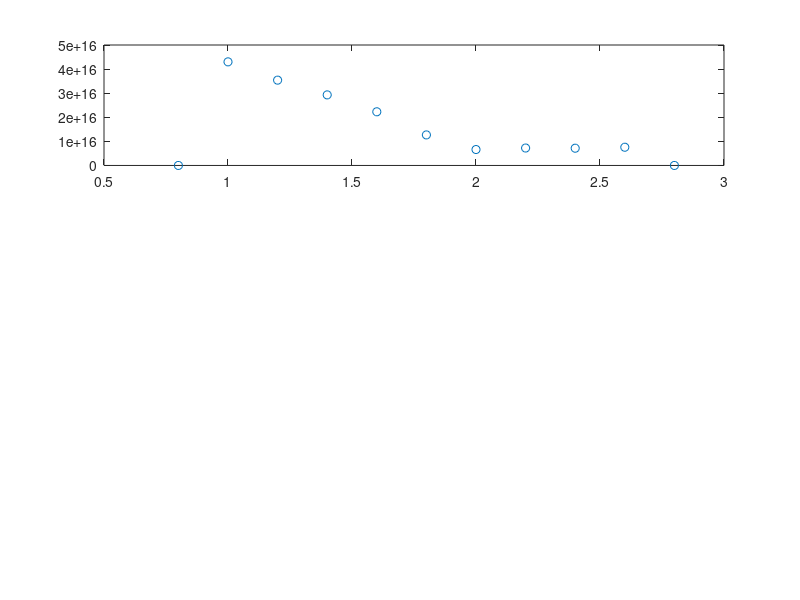

MATLAB code for this plot: (Note: this script raises an error after producing the figure.)
clc; clear; %close all;

% EnergyLevel = [(1:0.2:2.6)'];
% Endurance = [...
%     1.41338E17,	1.70996E17,	1.91553E17,	2.04146E17,	2.39732E17,	6.03692E17, 6.03692E17;	...
%     5.52022E16,	1.50239E17,	2.05605E17,	2.10097E17,	3.26124E17,	4.34857E17,	6.03692E17;...
%     6.08087E15,	4.99264E16,	1.81922E17,	2.23319E17,	3.7046E17,	4.85196E17,	7.06661E17;...
%     6.62435E15,	3.20673E16,	8.56752E16,	1.84213E17,	2.97605E17,	4.03484E17,	6.92798E17;...
%     6.86292E15,	3.02003E16,	4.69993E16,	1.28193E17,	2.67677E17,	3.62188E17,	5.64537E17;...
%     1.00726E16,	2.95576E16,	4.52843E16,	7.73745E16,	2.67097E17,	3.38468E17,	4.9108E17;...
%     1.32434E16,	2.69015E16,	3.68427E16,	5.40013E16,	2.53028E17,	3.64063E17,	4.35422E17;...
%     1.50793E16,	2.5412E16,	2.43179E16,	3.89486E16,	1.32202E17,	3.13714E17,	5.09292E17;...
%     1.27449E16,	2.23037E16,	2.20008E16,	2.93018E16,	4.62785E16,	1.77785E17,	2.57449E17;];

% EnergyLevel = [0.3; (1:0.2:2.6)'];
EnergyLevel = [.8; (1:0.2:2.6)'; 2.8];
Endurance = [0, 0, 0, 0, 0, 0, 0;...
    0, 4.30064E16,	5.6126E16,	6.17145E16,	6.21512E16,	9.67909E16,	1.02156E17;...
    0, 3.54133E16,	4.62754E16,	5.76464E16,	7.17633E16,	1.26679E17,	1.51539E17;...
    0, 2.92929E16,	3.79034E16,	4.78022E16,	8.52553E16,	1.03295E17,	1.262E17;...
    0, 2.2279E16,	3.15781E16,	3.28404E16,	7.03126E16,	7.03541E16,	9.81026E16;...
    0, 1.26767E16,	2.48731E16,	2.19427E16,	5.28983E16,	5.25118E16,	7.264E16;...
    0, 6.61512E15,	1.43743E16,	1.82297E16,	4.99205E16,	6.8827E16,	7.59581E16;...
    0, 7.23662E15,	9.00059E15,	1.47049E16,	7.23395E16,	1.41175E17,	1.66478E17;...
    0, 7.15829E15,	9.5004E15,	1.44371E16,	3.76473E16,	7.51587E16,	1.09608E17;...
    0, 7.56446E15,	1.07344E16,	8.43027E15,	1.64587E16,	1.64587E16,	1.64587E16;...
    0, 0, 0, 0, 0, 0, 0;];

EnergySpan = (0:1e-3:3)';
figure(1); subplot(3,1,1);
plot(EnergyLevel, Endurance(:,2), 'o'); hold on;
G0 = fit(EnergyLevel,Endurance(:,2), 'gauss2');
FittedEndurance0 = feval(G0, EnergySpan);
plot(EnergySpan, FittedEndurance0, '-');

subplot(3,1,2);
plot(EnergyLevel, Endurance(:,5), 'o'); hold on;
G3 = fit(EnergyLevel,Endurance(:,5), 'gauss2');
FittedEndurance3 = feval(G3, EnergySpan);
plot(EnergySpan, FittedEndurance3, '-');

subplot(3,1,3);
plot(EnergyLevel, Endurance(:,7), 'o'); hold on;
G10 = fit(EnergyLevel,Endurance(:,7), 'gauss2');
FittedEndurance10 = feval(G10, EnergySpan);
plot(EnergySpan, FittedEndurance10, '-');
% 
% subplot(2,2,4);
% plot(EnergyLevel, Endurance(:,7), 'o'); hold on;
% G50 = fit(EnergyLevel,Endurance(:,7), 'gauss2');
% FittedEndurance = feval(G50, EnergySpan);
% plot(EnergySpan, FittedEndurance, '-');
